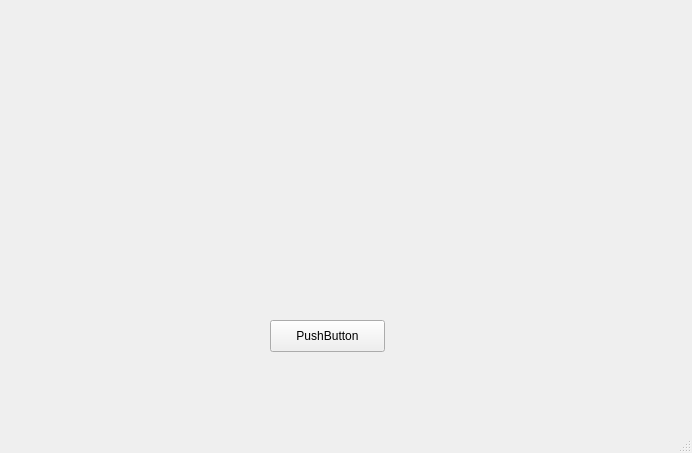
<?xml version="1.0" encoding="UTF-8"?>
<ui version="4.0">
 <class>CrapsMainWindow</class>
 <widget class="QMainWindow" name="CrapsMainWindow">
  <property name="geometry">
   <rect>
    <x>0</x>
    <y>0</y>
    <width>692</width>
    <height>453</height>
   </rect>
  </property>
  <property name="windowTitle">
   <string>MainWindow</string>
  </property>
  <widget class="QWidget" name="centralwidget">
   <widget class="QPushButton" name="rollButton">
    <property name="geometry">
     <rect>
      <x>270</x>
      <y>320</y>
      <width>115</width>
      <height>32</height>
     </rect>
    </property>
    <property name="text">
     <string>PushButton</string>
    </property>
   </widget>
   <widget class="QLabel" name="die1View">
    <property name="geometry">
     <rect>
      <x>110</x>
      <y>40</y>
      <width>181</width>
      <height>171</height>
     </rect>
    </property>
    <property name="text">
     <string/>
    </property>
    <property name="pixmap">
     <pixmap>:/images/6Face.png</pixmap>
    </property>
   </widget>
   <widget class="QLabel" name="die2View">
    <property name="geometry">
     <rect>
      <x>380</x>
      <y>40</y>
      <width>181</width>
      <height>181</height>
     </rect>
    </property>
    <property name="text">
     <string/>
    </property>
    <property name="pixmap">
     <pixmap>:/images/6Face.png</pixmap>
    </property>
   </widget>
  </widget>
  <widget class="QMenuBar" name="menubar">
   <property name="geometry">
    <rect>
     <x>0</x>
     <y>0</y>
     <width>692</width>
     <height>22</height>
    </rect>
   </property>
  </widget>
  <widget class="QStatusBar" name="statusbar"/>
 </widget>
 <resources>
  <include location="crapsResources.qrc"/>
 </resources>
 <connections/>
</ui>
